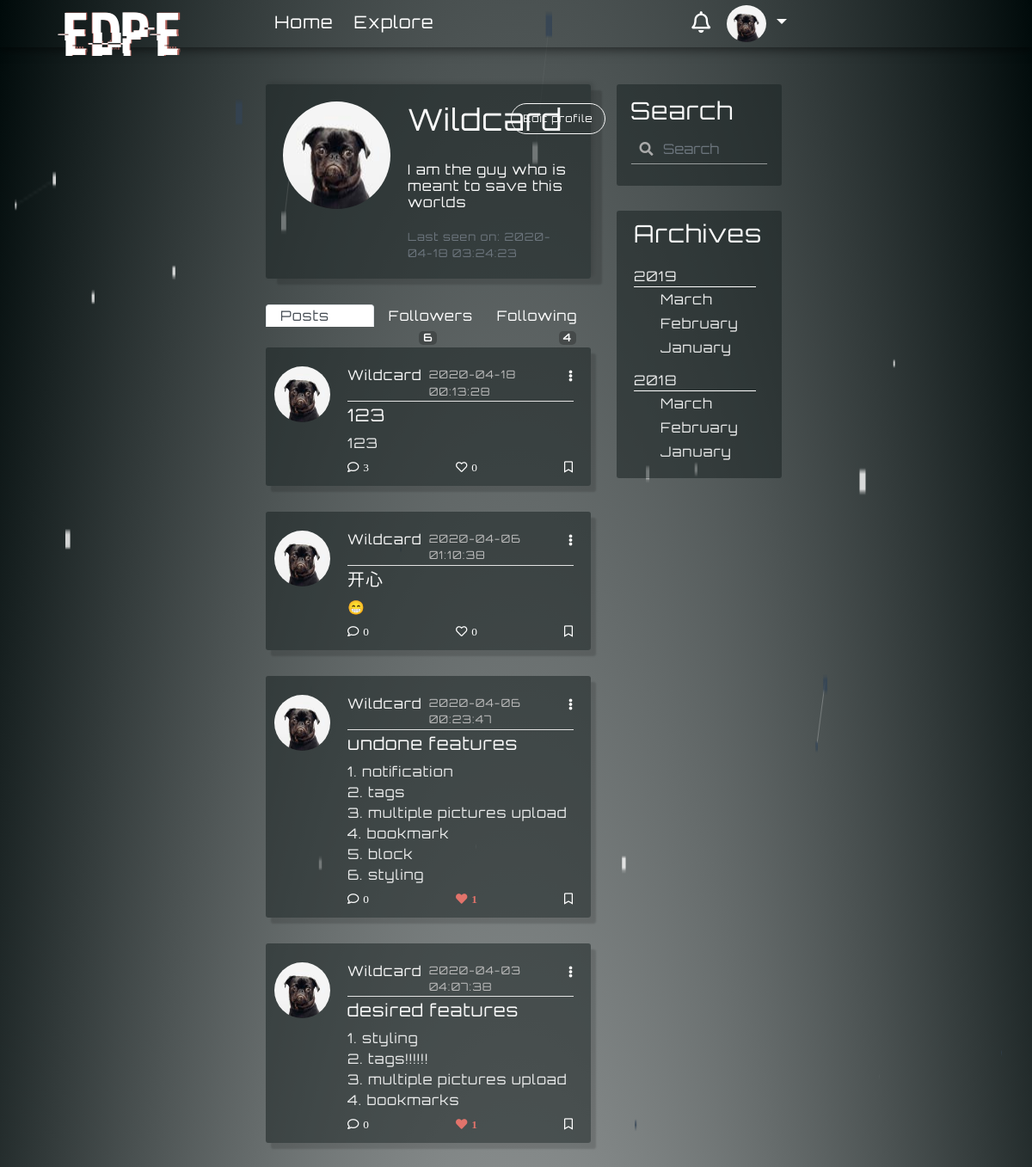
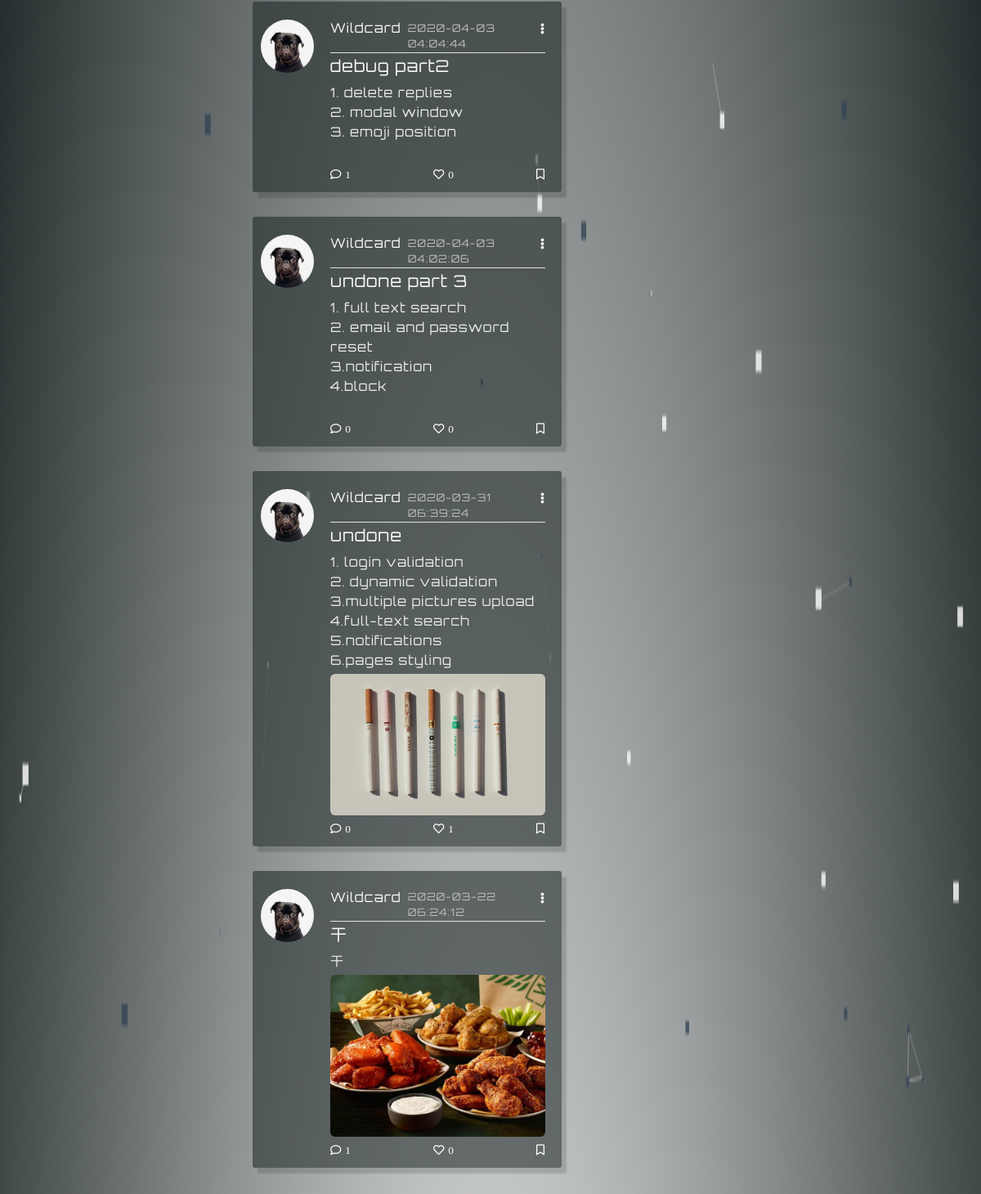
Screenshot of /user/Wildcard (signed in) with the database file from the repository (2 pictures, top to bottom).
### myBlogApp/models.py (models this page shows, shortened)
class User(UserMixin, db.Model):
    id = db.Column(db.Integer, primary_key=True)
    username = db.Column(db.String(64), index=True, unique=True)
    email = db.Column(db.String(120), index=True, unique=True)
    image_file = db.Column(db.String(20), default='default.png')
    password_hash = db.Column(db.String(128))
    about_me = db.Column(db.String(140))
    last_seen = db.Column(db.DATETIME, default=datetime.utcnow())
    posts = db.relationship('Post', backref='author', foreign_keys='Post.user_id', lazy=True)
    comments = db.relationship('Comment', backref='c_author', foreign_keys='Comment.author_id', lazy='dynamic')
    followed = db.relationship(
        'User', secondary=followers,
        primaryjoin=(followers.c.follower_id == id),
        secondaryjoin=(followers.c.followed_id == id),
        backref=db.backref('followers', lazy='dynamic'), lazy='dynamic')
    liked = db.relationship('Like_Post', foreign_keys='Like_Post.liked_user_id', backref='liked_author', lazy='dynamic')
    message_sent = db.relationship('Message', foreign_keys='Message.sender_id', backref='author', lazy='dynamic')
    message_received = db.relationship('Message', foreign_keys='Message.recipient_id', backref='recipient', lazy='dynamic')
    last_message_read_time = db.Column(db.DateTime)
    notifications = db.relationship('Notification', foreign_keys='Notification.notification_user_id',
                                    backref='notification_user', lazy='dynamic')
    def new_messages(self):
        last_read_time = self.last_message_read_time or datetime(1900, 1, 1)
        return Message.query.filter_by(recipient=self).filter(Message.timestamp > last_read_time).count()
    def has_liked_post(self, post):
        return Like_Post.query.filter(
            Like_Post.liked_user_id == self.id,
            Like_Post.liked_post_id == post.id).count() > 0

class SearchableMixin(object):
    @classmethod
    def before_commit(cls, session):
        session._changes = {
            'add': list(session.new),
            'update': list(session.dirty),
            'delete': list(session.deleted)
        }
    @classmethod
    def after_commit(cls, session):
        for obj in session._changes['add']:
            if isinstance(obj, SearchableMixin):
                add_to_index(obj.__tablename__, obj)
        for obj in session._changes['update']:
            if isinstance(obj, SearchableMixin):
                add_to_index(obj.__tablename__, obj)
        for obj in session._changes['delete']:
            if isinstance(obj, SearchableMixin):
                remove_from_index(obj.__tablename__, obj)
        session._changes = None

class Post(SearchableMixin, db.Model):
    __searchable__ = ['body']
    id = db.Column(db.Integer, primary_key=True)
    title = db.Column(db.String(100))
    body = db.Column(db.String(140))
    post_picture = db.Column(db.String(20))
    timestamp = db.Column(db.DATETIME, index=True, default=datetime.utcnow)
    user_id = db.Column(db.Integer, db.ForeignKey('user.id'))
    comment = db.relationship('Comment', backref='post', foreign_keys='Comment.post_id', lazy='dynamic')
    comment_num = db.Column(db.Integer, default=0)
    likes = db.relationship('Like_Post', backref='l_post', lazy='dynamic')

### myBlogApp/routes.py (the view)
@app.route('/user/<string:username>', methods=['POST', 'GET'])
@login_required
def user_posts(username):
    if request.method == 'POST':
        following_name = request.get_json()
        boolean = check_if_following(following_name)
        return jsonify({'error': boolean})
    page = request.args.get('page', 1, type=int)
    user = User.query.filter_by(username=username).first_or_404()
    posts = Post.query.filter_by(author=user).order_by(Post.timestamp.desc()).paginate(page=page, per_page=1000)
    return render_template('profile-dashboard.html', title='Users Posts', posts=posts, user=user)

### myBlogApp/form.py
class SearchForm(FlaskForm):
    q = StringField('Search', validators=[DataRequired()])
    def __init__(self, *args, **kwargs):
        if 'formdata' not in kwargs:
            kwargs['formdata'] = request.args
        if 'csrf_enabled' not in kwargs:
            kwargs['csrf_enabled'] = False
        super(SearchForm, self).__init__(*args, **kwargs)

### myBlogApp/models.py (called while the page is built)
@login.user_loader
def load_user(id):
    return User.query.get(int(id))

### myBlogApp/routes.py (called while the page is built)
@app.before_request
def before_request():
    if current_user.is_authenticated:
        current_user.last_seen = datetime.utcnow()
        db.session.commit()
        g.search_form = SearchForm()

### myBlogApp/templates/profile-dashboard.html (shortened to what this page needs)
{% extends 'base.html' %}
{% block content %}
    <div class="content-section box-s-control">
        <div class="media">
            <img class="rounded-circle account-img" src="{{ url_for('static', filename='profile/' + user.image_file) }}">
            <div class="media-body">
                <div style=" justify-content: space-between; margin-left: 0" class="row">
                    <h3 class="account-heading heading-margin-control">{{ user.username }}</h3>
                   {% if user == current_user %}
                            <a class="btn btn-profile" id="edit-profile" rel="6" data-toggle="modal" data-target="#exampleModalCenter3" href="{{ url_for('user')}}">Edit profile</a>
                            {% elif not current_user.is_following(user) %}
                            <a  class="btn btn-profile" id="f_f" rel="{{ url_for('follow', username=user.username) }}" href="javascript:">Follow</a>
                            {% else %}
                            <a  class="btn btn-profile" id="uf_f" rel="{{ url_for('unfollow', username=user.username) }}" href="javascript:">Unfollow</a>
                            {% endif %}
                    </div>
                    {% if user.about_me %}<h6 class="h6-margin-control" id="test6">{{ user.about_me }}</h6>{% endif %}
                    {% if user.last_seen %}<p class="p-margin-control text-secondary">Last seen on: {{ user.last_seen.strftime('%Y-%m-%d %T') }}</p>{% endif %}
            </div>
        </div>
    </div>
    <ul class="nav nav-tabs tab-border-control " id="myTab" role="tablist">
      <li class="nav-item equel-width">
        <a class="nav-link active tab-btn" style="text-align: start" id="home-tab" data-toggle="tab" href="#home" role="tab" aria-controls="home" aria-selected="true">Posts</a>
      </li>
      <li class="nav-item equel-width">
        <a class="nav-link tab-btn" style="text-align: center" id="profile-tab " data-toggle="tab" href="#profile" role="tab" aria-controls="profile" aria-selected="false">Followers <span class="badge badge-secondary badge-color-control">{{ user.followers.count() }}</span></a>
      </li>
      <li class="nav-item equel-width">
        <a class="nav-link tab-btn" style="text-align: end" id="contact-tab " data-toggle="tab" href="#contact" role="tab" aria-controls="contact" aria-selected="false">Following <span class="badge badge-secondary badge-color-control">{{ user.followed.count() }}</span></a>
      </li>
    </ul>
    <div class="tab-content" id="myTabContent">
      <div class="tab-pane fade show active " id="home" role="tabpanel" aria-labelledby="home-tab">
          {% include 'post_on_profile.html' %}
      </div>
    </div>
{% endblock %}

### myBlogApp/templates/navbar.html (shortened to what this page needs)
<nav class="navbar fixed-top navbar-expand-lg scrolling-navbar font-control">
    <div class="collapse navbar-collapse" id="navbarSupportedContent">
      <a class="navbar-brand nav-margin-control logo-style" href="{{ url_for('home') }}"><div class="logo-font glitch-effect" data-text="EDPE">edpe</div> </a>
      <ul class="navbar-nav mr-auto">
        <li class="nav-item active">
          <a class=" hover-control link-control padding-control" id="homeLink" href={{ url_for("home")}}>Home</a>
        </li>
        <li class="nav-item">
          <a class=" hover-control link-control padding-control" id="exploreLink" href={{ url_for("explore")}}>Explore</a>
        </li>
      </ul>
      {% if current_user.is_anonymous %}
          <a class="btn btn-outline-white btn-outline login-button-margin-control js-anchor1"  data-toggle="modal" data-backdrop="false" data-target="#modalForLogin" href="{{ url_for('login')}}">login</a>
      {% else %}
        <a href='{{url_for('messages')}}' class="notification">
          <i class="far fa-bell bell-size"></i>
                            {% set new_messages = current_user.new_messages() %}
        </a>
      {% endif %}
        <div>
        {% if current_user.is_anonymous %}
            <a class="btn btn-outline-white btn-outline signup-button-margin-control js-anchor2"  data-toggle="modal" data-target="#exampleModalCenter1"  data-backdrop="false" href="{{ url_for('register')}}">Sign Up</a>
        {% else %}
            <ul class="navbar-nav" id="nav">
                <li class="nav-item dropdown">
                    <a class="nav-link dropdown-toggle" href="#" id="navbarDropdownMenuLink1" role="button" data-toggle="dropdown" aria-haspopup="true" aria-expanded="false" >
                      {% if current_user.is_anonymous %}
                        <img class="rounded-circle avatar" src="{{  url_for('static', filename='profile/default.png' )}}">
                        {% else %}
                       <img class="rounded-circle avatar" src="{{  url_for('static', filename='profile/' + current_user.image_file)}}">
                        {% endif %}
                    </a>
                </li>
             </ul>
        {% endif %}
        </div>
    </div>
</nav>

### myBlogApp/templates/post_on_profile.html (shortened to what this page needs)
{% for post in posts.items %}
    <article class="media content-section border-w-0 art-link">
        <a class="mr-1"  href="{{ url_for('user_posts', username=post.author.username) }}">
            <img class="rounded-circle article-img" src="{{ url_for('static', filename = 'profile/' + post.author.image_file) }}">
    </a>
      <div class="media-body">
        <div class="article-metadata space-control">
          <a class="mr-2" style="font-weight: 500" href="{{ url_for('user_posts', username=post.author.username) }}">{{ post.author.username }}</a>
          <small class=" small-margin-control ">{{ post.timestamp.strftime('%Y-%m-%d %T') }}</small>
                <div class="dropdown">
                     <a class="comment-color dropdown-toggle toggle-remove", id="navbarDropdownMenuLink2" data-toggle="dropdown" aria-haspopup="true" aria-expanded="false" href="#"><i class="fas fa-ellipsis-v immune-click add-padding"></i></a>
                </div>
        </div>
        <h5><a class="article-title" href="{{ url_for('post', post_id = post.id) }}">{{ post.title }}</a></h5>
        <p class="article-content">{{ post.body }}</p>
        {% if post.post_picture %}
            <img class="post-pic-margin immune-click post-pic" src=" {{ url_for('static', filename = 'post_pictures/' + post.post_picture) }}" alt="profile image">
        {% endif %}
         <div class="article-metadata pm-control check-index-for-like-profile space-control" >
            <a class="comment-color", id="addComments" data-toggle="modal" data-target="#exampleModalCenter2" rel="6"  href="{{ url_for('addComments', post_id= post.id) }}"><i class="far fa-comment i-margin-control immune-click">{{ post.comment_num }}</i></a>
            {% if current_user.has_liked_post(post)%}
                <a class="comment-color unlike-link-home", id="ul_l" rel="{{ url_for('unlike', post_id = post.id) }}" href="javascript:"><i class="fas fa-heart i-margin-control i-color-change i-like immune-click">{{post.likes.count()}}</i></a>
            {% else %}
                <a class="comment-color like-link-home ", id="l_l" rel="{{ url_for('like', post_id = post.id) }}" href="javascript:"><i class="far fa-heart i-margin-control i-like immune-click">{{post.likes.count()}}</i></a>
            {% endif %}
            <a class="comment-color",   href="#"><i class="far fa-bookmark immune-click"></i></a>
         </div>
      </div>
    </article>
{% endfor %}

### myBlogApp/static/temp212.css (style rules this page uses)
:root { --input-padding-x: 1.5rem; --input-padding-y: 0.75rem; }
a { color: #f9f9f9; }
html { overflow: auto; height: 100%; }
p { margin-bottom: 0; }
.form-control-change { background-image: linear-gradient(0deg, #fdca47 2px,rgba(0,150,136,0) 0),linear-gradient(0deg, #ffffff8c 1px,transparent 0); }
.form-control-change { background-repeat: no-repeat; background-position-x: center, 50%; background-position-y: bottom, calc(100% - 1px); background-size: 0 100%,100% 100%; border: 0; transition: background 0s ease-out; padding-left: 0; padding-right: 0; }
.form-control { color: #FFFFFF8c; }
.logo-font { font-family: hackedregular, sans-serif; font-size: 6vw; }
.glitch-effect::before,.glitch-effect::after { content: attr(data-text); position: absolute; top: 0; left: 0; width: 100%; height: 100%; z-index: -1; }
.glitch-effect::before { color: #333333; animation: glitch-effect 3s infinite; }
.glitch-effect::after { color: #b96760; animation: glitch-effect 2s infinite; }

### myBlogApp/static/nav82.css (style rules this page uses)
.navbar { background: transparent; box-shadow: 0 2px 11px 1px rgba(0,0,0,0.5); padding: 6px 20px; }
.link-control { position: relative; text-decoration: none }
.padding-control { bottom: 2px; padding-bottom: 8px; padding-right: 2px; padding-left: 2px; margin-right: 20px; color: #fff; }
.link-control:before { content: ""; position: absolute; width: 100%; height: 8px; bottom: -8px; left: 0; background-color: #ce324c ; visibility: hidden; -webkit-transform: scaleX(0); transform: scaleX(0); -webkit-transition: all 0.3s ease-in-out 0s; transition: all 0.3s ease-in-out 0s; }
.font-control { font-size: 20px; }
.nav-link { color: white; padding-top: 0; padding-bottom: 0; }
.navbar-brand { color: white; }
.avatar { height: 43px; width: 46px; }
.nav-margin-control { font-size: 25px!important; margin: 0 1rem auto 0; padding-top: 0!important; }
@media (min-width: 992px) { .navbar-expand-lg .navbar-collapse { margin: 0 auto; max-width: 53%; padding-left: 20px; } }
.toggle-remove:after { content: none!important; }
.logo-style { position: absolute; z-index: 10000; left: 6%; top: -20%; }
.notification { color: white; text-decoration: none; padding: 0 10px; position: relative; display: inline-block; border-radius: 2px; }
.bell-size { font-size: 25px; }
.equel-width { width: 33.3%; margin-bottom: 0!important; }

### myBlogApp/static/btn-style10.css (style rules this page uses)
.btn-profile { position: absolute; top: 40px; left: 87%; background: none; color: #F9F9F9; width: 110px; height: 36px; border: 1px solid #f9f9f9; font-size: 12px; border-radius: 25px; transition: 0.8s; overflow: hidden; transform: translate(-50%, -50%); padding: 8px 10px; }
.btn-profile:before { content: ''; display: block; position: absolute; background: #333333; width: 60px; height: 100px; left: 0; top: 0; opacity: 0.5; filter: blur(30px); transform: translateX(-130px) skewX(-15deg); }
.btn-profile:after { content: ''; display: block; position: absolute; background: #333333; width: 30px; height: 100%; left: 30px; top: 0; opacity: 0; filter: blur(30px); transform: translate(-100px) skewX(-15deg); }

### myBlogApp/static/search3.css (style rules this page uses)
.has-search .form-control { padding-left: 2.375rem; padding-right:10px; background-color: transparent; }

### rows the page displays
User: image_file (picture), username "Wildcard", about_me "I am the guy who is meant to save this worlds", last_seen "2020-04-18 03:24:23"
Post: image_file (picture), author.username "Wildcard", timestamp "2020-04-18 00:13:28", title "123", body "123", comment_num "3", likes.count "0"
Post: image_file (picture), author.username "Wildcard", timestamp "2020-04-06 01:10:38", title "开心", body "😁", comment_num "0", likes.count "0"
Post: image_file (picture), author.username "Wildcard", timestamp "2020-04-06 00:23:47", title "undone features", body "1. notification 2. tags 3. multiple pictures upload 4. bookmark 5. block 6. styling", comment_num "0", likes.count "1"
Post: image_file (picture), author.username "Wildcard", timestamp "2020-04-03 04:07:38", title "desired features", body "1. styling 2. tags!!!!!! 3. multiple pictures upload 4. bookmarks", comment_num "0", likes.count "1"
Post: image_file (picture), author.username "Wildcard", timestamp "2020-04-03 04:04:44", title "debug part2", body "1. delete replies 2. modal window 3. emoji position", comment_num "1", likes.count "0"
Post: image_file (picture), author.username "Wildcard", timestamp "2020-04-03 04:02:06", title "undone part 3", body "1. full text search 2. email and password reset 3.notification 4.block", comment_num "0", likes.count "0"
Post: image_file (picture), author.username "Wildcard", timestamp "2020-03-31 06:39:24", title "undone", body "1. login validation 2. dynamic validation 3.multiple pictures upload 4.full-text search 5.notifications 6.pages styling", post_picture (picture), comment_num "0", likes.count "1"
Post: image_file (picture), author.username "Wildcard", timestamp "2020-03-22 06:24:12", title "干", body "干", post_picture (picture), comment_num "1", likes.count "0"

### other values shown
{{ user.followers.count() }} "6"
{{ user.followed.count() }} "4"
